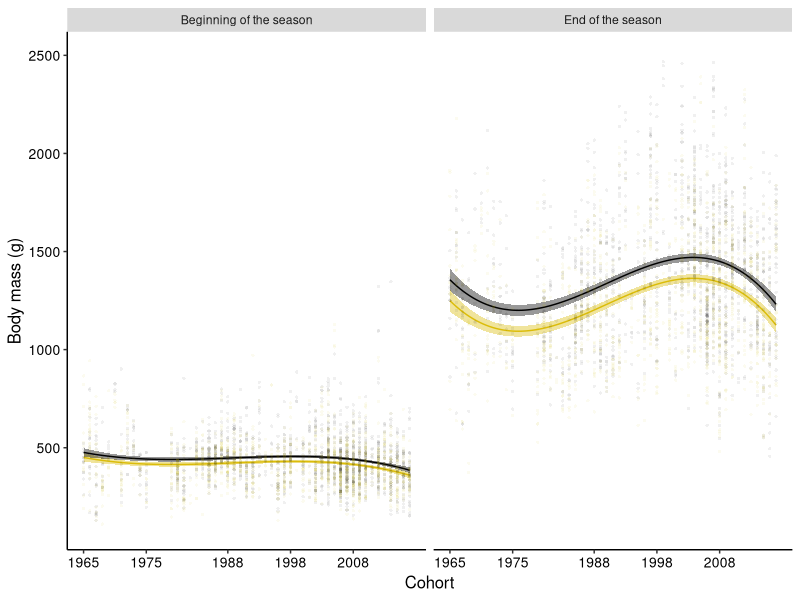

Generate this figure with R:
library(ggplot2)
library(tidyr)
library(dplyr)


theme_set(theme(
  legend.position = "none",
  panel.grid.major = element_blank(),
  panel.grid.minor = element_blank(),
  panel.background = element_blank(),
  axis.line = element_line(colour = "black"),
  axis.title = element_text(size = 12),
  axis.text = element_text(size = 10),
  title = element_text(size = 11),
  plot.tag = element_text(size = 15)
))


variable_names <- list("beg" = "Beginning of the season",
                       "end" = "End of the season")

variable_labeller <- function(variable, value) {
  return(variable_names[value])
}


male_col <- "black"
female_col <- "#dbbc09"


df <- read.csv("data/tb_annualid.csv") #nolint
df <- subset(df, df$age_class == "J")
df <- subset(df, !is.na(df$massaug))
df$year_recruit_sc <- scale(df$year_recruit)

df_long <- df %>%
  pivot_longer(
    cols = c(massjun, massaug),
    names_to = "season",
    values_to = "mass"
  ) %>%
  mutate(season = ifelse(season == "massjun", "beg", "end"))

head(df_long)


###############
# Mod aug
###############

mod_aug_1 <- lm(massaug ~ poly(year_recruit_sc, 3) * sex, data = df)

mod_aug_2 <- lm(massaug ~ poly(year_recruit_sc, 3) + sex, data = df)

anova(mod_aug_1, mod_aug_2)

mod_aug <- mod_aug_2

summary(mod_aug)

eff_data_aug <- data.frame(effects::effect(c("sex:year_recruit_sc"),
                                           mod_aug, partial.residuals = TRUE))

eff_data_aug$season <- as.factor(rep("end", nrow(eff_data_aug)))


###############
# Mod jun
###############

mod_jun_1 <- lm(massjun ~ poly(year_recruit_sc, 3) * sex, data = df)

mod_jun_2 <- lm(massjun ~ poly(year_recruit_sc, 3) + sex, data = df)

anova(mod_jun_1, mod_jun_2)

mod_jun <- mod_jun_2

summary(mod_jun)

eff_data_jun <- data.frame(effects::effect(c("sex:year_recruit_sc"),
                                           mod_jun, partial.residuals = TRUE))

eff_data_jun$season <- as.factor(rep("beg", nrow(eff_data_jun)))



################ Combine ################

eff_data <- merge(eff_data_jun, eff_data_aug, all = TRUE)


juvenile_trend <- ggplot(eff_data, aes(x = year_recruit_sc,
                                       y = fit,
                                       color = sex)) +
  facet_wrap(~season, labeller = variable_labeller) +
  geom_ribbon(data = eff_data, aes(ymin = lower, # Model's predictions SE
                                   ymax = upper,
                                   fill = sex),
              linetype = 0, alpha = .4) +
  geom_line(data = eff_data, aes(x = year_recruit_sc, # Model's predictions
                                 y = fit,
                                 color = sex)) +
  geom_point(data = df_long, aes(x = year_recruit_sc, # Raw data
                                 y = mass,
                                 color = sex),
             size = .8, shape = 16, alpha = .06) +
  scale_color_manual(values = c(female_col, male_col),
                     labels = c("Female", "Male")) +
  scale_fill_manual(values = c(female_col, male_col),
                    labels = c("Female", "Male")) +
  scale_y_continuous(limits = c(100, 2500),
                     breaks = seq(500, 2500, 500)) +
  scale_x_continuous(labels = unique(df$year_recruit)[c(seq(1, 50, 10))],
                     breaks = unique(df$year_recruit_sc)[c(seq(1, 50, 10))],
                     limits = c(unique(df$year_recruit_sc)[1],
                                unique(df$year_recruit_sc)[50])) +
  xlab("Cohort") +
  ylab("Body mass (g)")

ggsave("figures/fig-juvenile-trend.png", plot = juvenile_trend,
       width = 15, height = 10, units = "cm")



############################ Aug prediction (raw) ############################

plot_aug_raw <- ggplot(df, aes(x = year_recruit, y = massaug)) +
  geom_point(alpha = .25, col = "grey") +
  geom_smooth(method = "loess", formula = "y ~ x",
              size = 1.2, aes(color = sex)) +
  geom_smooth(method = "lm", col = "darkgrey", formula = "y ~ x",
              se = FALSE, linetype = "dashed") +
  xlab("Cohort (birth year)") + ylab("Body mass (g)") +
  scale_color_manual(values = c(female_col, male_col),
                     labels = c("Female", "Male")) +
  facet_wrap(~ df$sex, labeller = variable_labeller)


predictions <- ggplot_build(plot_aug_raw)$data[[2]]

predictions$colour <- as.factor(predictions$colour)

predictions_f <- subset(predictions, predictions$colour == female_col)
predictions_m <- subset(predictions, predictions$colour == male_col)


# Female
## Mass
min(predictions_f$y)
max(predictions_f$y)

## Cohort
predictions_f[which(predictions_f$y == min(predictions_f$y)), "x"]
predictions_f[which(predictions_f$y == max(predictions_f$y)), "x"]


# Male
## Mass
min(predictions_m$y)
max(predictions_m$y)

## Cohort
predictions_m[which(predictions_m$y == min(predictions_m$y)), "x"]
predictions_m[which(predictions_m$y == max(predictions_m$y)), "x"]
